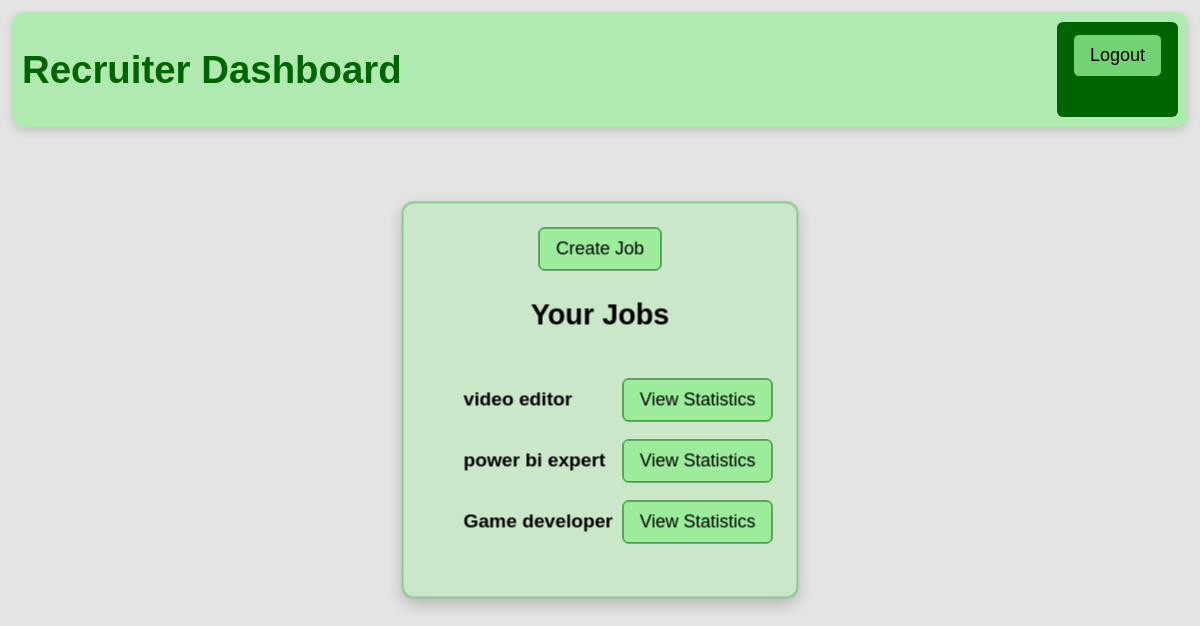
The app's page /recruiter/dashboard (signed in) with its own data.
### tables this page shows
CREATE TABLE jobs (id INTEGER PRIMARY KEY, recruiter_id INTEGER, title TEXT, description TEXT);

### app.py (the view)
@app.route("/recruiter/dashboard")
def recruiter_dashboard():
    if "recruiter_id" not in session:
        return redirect("/recruiter/login")
    db = get_db()
    jobs = db.execute("""
        SELECT id, title FROM jobs WHERE recruiter_id = ?
    """, (session["recruiter_id"],)).fetchall()
    return render_template("recruiter_dashboard.html", jobs=jobs)

### app.py (called while the page is built)
def get_db():
    conn = sqlite3.connect("jobs.db")
    conn.row_factory = sqlite3.Row
    return conn

### templates/recruiter_dashboard.html (shortened to what this page needs)
<!DOCTYPE html>
<html>
<head>
    <link rel="stylesheet" href="{{ url_for('static', filename='style.css') }}">
</head>
<body>
    <header>
        <h1>Recruiter Dashboard</h1>
        <a href="/" class="logout-btn"><button>Logout</button></a>
    </header>
    <div class="login-box">
        <a href="/recruiter/create_job"><button>Create Job</button></a>
        <h2>Your Jobs</h2>
        <ul>
            {% for job in jobs %}
                <li>
                    <strong>{{ job['title'] }}</strong>
                    <a href="/recruiter/view_statistics/{{ job['id'] }}"><button>View Statistics</button></a>
                </li>
            {% endfor %}
        </ul>
    </div>
</body>
</html>

### static/style.css (style rules this page uses)
body { color: black; background: rgba(211, 211, 211, 0.6); font-size: 1.2em; padding: 4px; font-family: Arial, sans-serif; }
header { display: grid; grid-template-columns: auto auto; background: rgba(144, 238, 144, 0.6); padding: 10px; border-radius: 12px; box-shadow: 0 4px 10px rgba(0, 0, 0, 0.15); backdrop-filter: blur(8px); }
h1, h3 { color: darkgreen; }
button, input[type="submit"] { margin: 4px; padding: 10px 16px; border-radius: 6px; font-size: 18px; background-color: rgba(144, 238, 144, 0.8); color: black; border: 1px solid darkgreen; cursor: pointer; transition: all 0.3s ease-in-out; }
a { color: darkgreen; text-decoration: none; transition: 0.3s; }
.login-box { background: rgba(144, 238, 144, 0.3); backdrop-filter: blur(12px); display: flex; justify-content: center; align-items: center; flex-direction: column; border: 2px solid rgba(0, 128, 0, 0.3); border-radius: 12px; padding: 20px; box-shadow: 0 6px 16px rgba(0, 0, 0, 0.2); position: absolute; top: 50%; left: 50%; transform: translate(-50%, -50%); }
.login-box ul li { display: flex; align-items: center; justify-content: space-between; margin-bottom: 10px; }
.login-box ul li button { margin-left: 10px; }
.logout-btn { margin-left: auto; background-color: darkgreen; color: white; padding: 8px 12px; border-radius: 6px; text-decoration: none; transition: 0.3s ease-in-out; }

### records on screen
jobs: title "video editor"
jobs: title "power bi expert"
jobs: title "Game developer"
